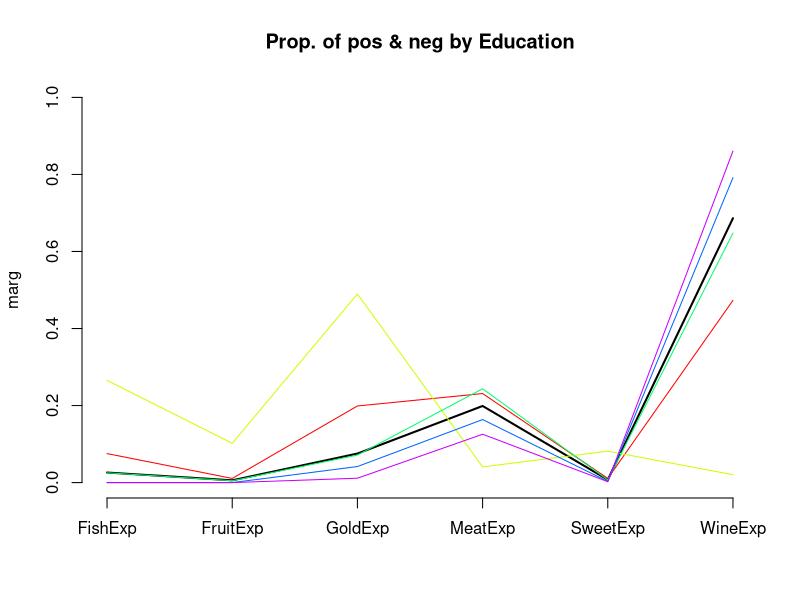
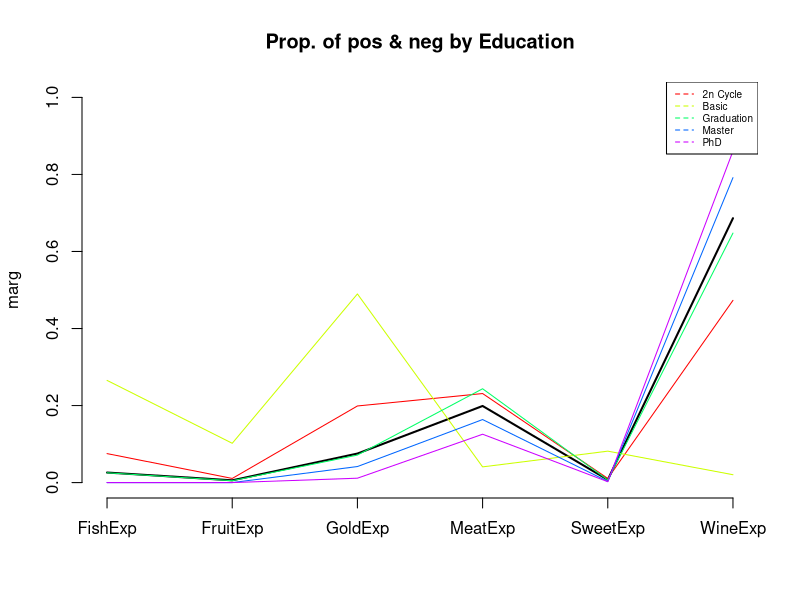
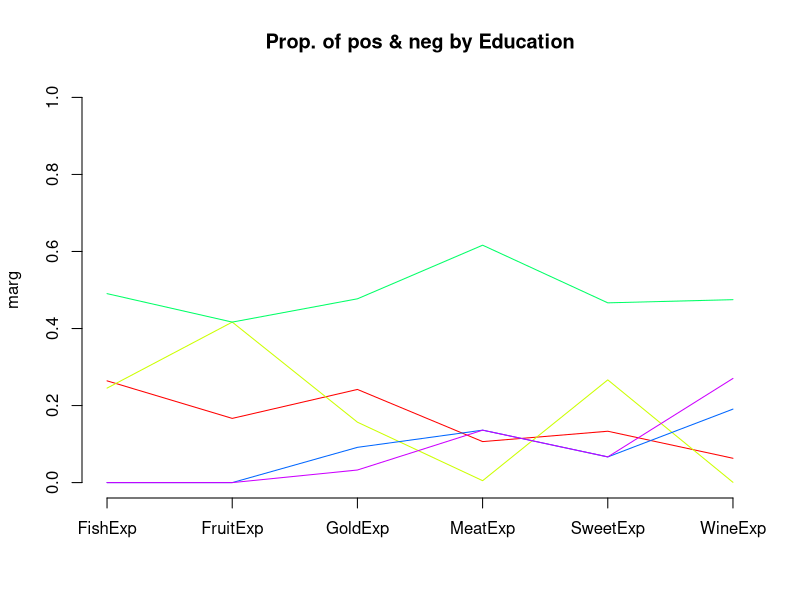
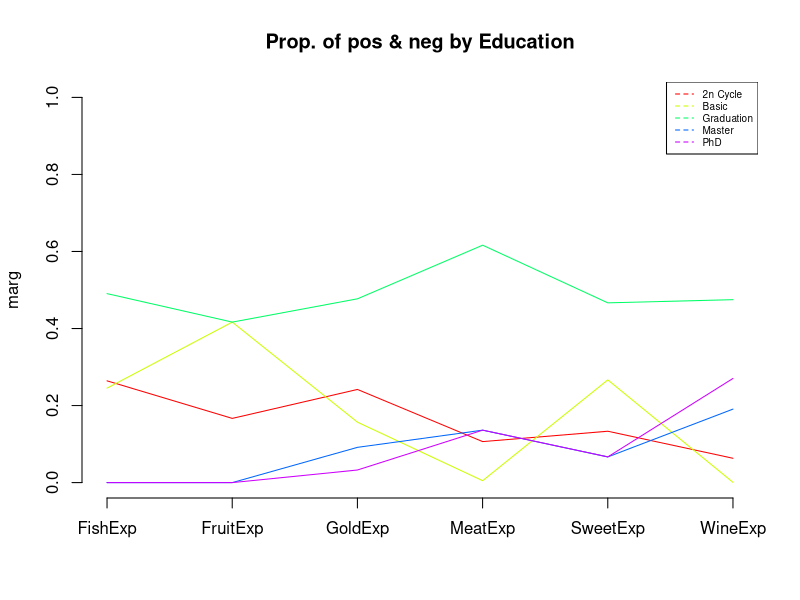
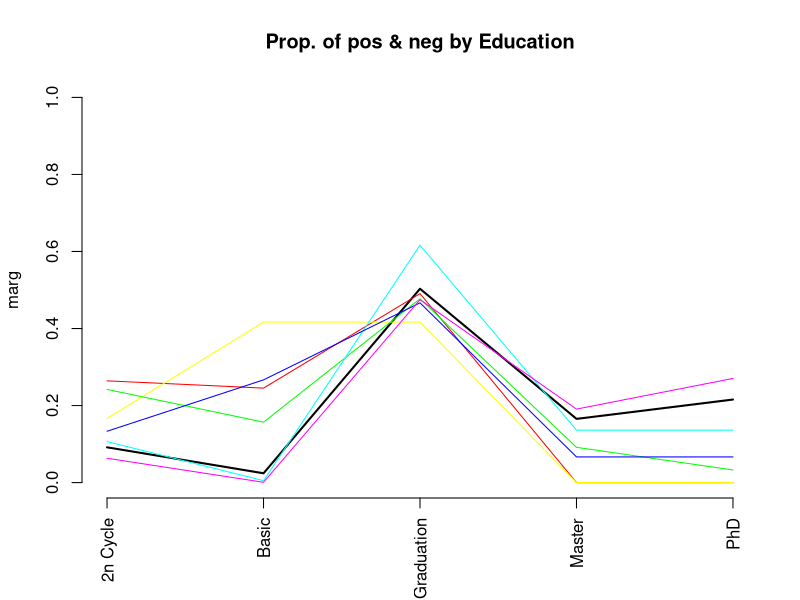
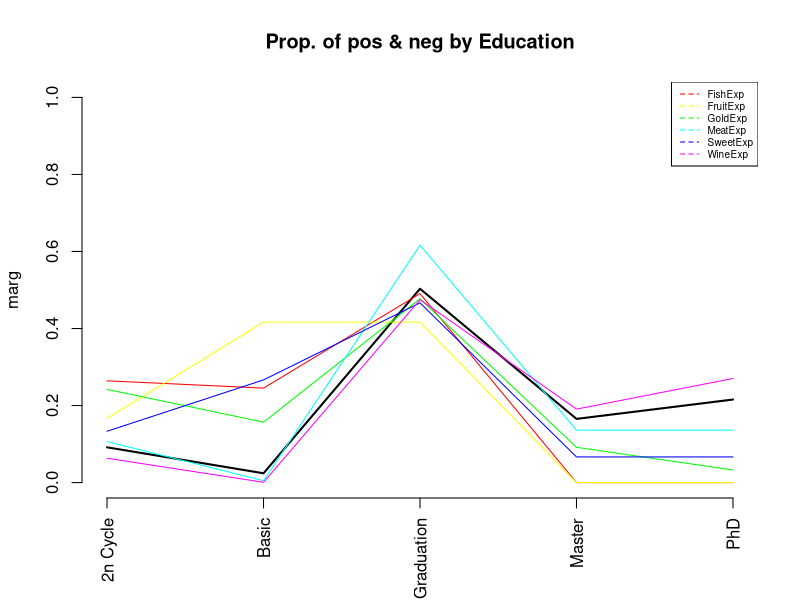
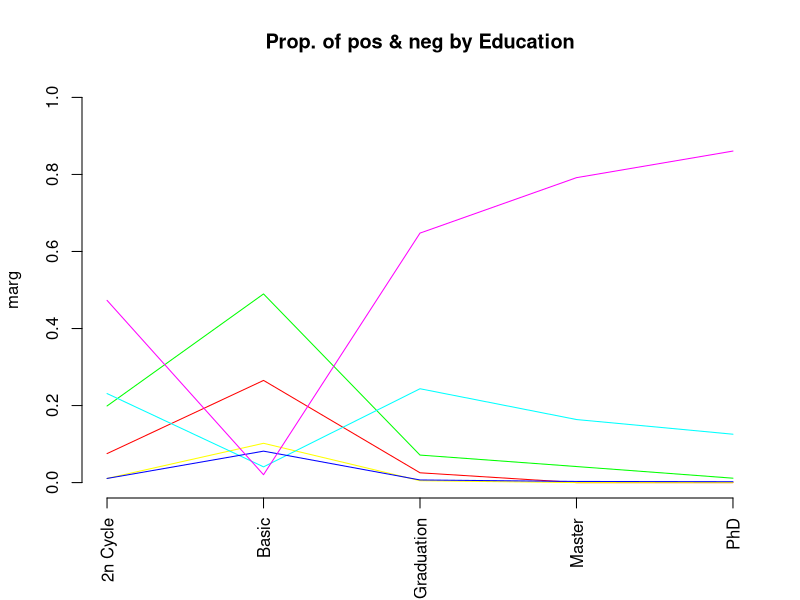
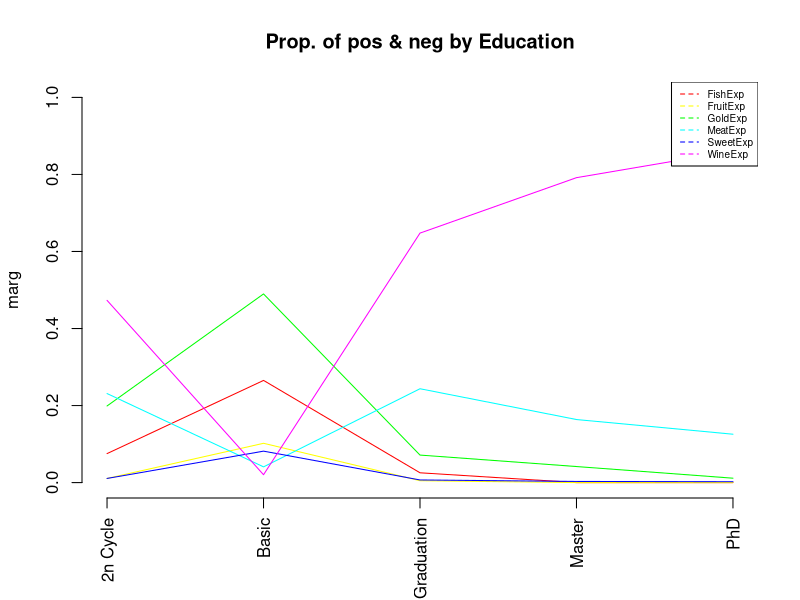

These charts were generated, in order, by the following R code:
#  READING CREDSCO_BIN
# load("d:/karina/docencia/DataMiningEI/Practiques/2CredscoProfiling/credscok_bin")

#read data only if required
setwd("C:/Users/Michel/Desktop/UPC/Q5/MD/MD-D4")
dd <- read.table("ifood_enriched.csv",header=T, sep=",", dec='.');

names(dd)

attach(dd)

#Dictamen    <- as.factor(Dictamen)
#levels(Dictamen) <- c(NA, "positiu","negatiu")


#Calcula els valor test de la variable Xnum per totes les modalitats del factor P
ValorTestXnum <- function(Xnum,P){
  #freq dis of fac
  nk <- as.vector(table(P)); 
  n <- sum(nk); 
  #mitjanes x grups
  xk <- tapply(Xnum,P,mean);
  #valors test
  txk <- (xk-mean(Xnum))/(sd(Xnum)*sqrt((n-nk)/(n*nk))); 
  #p-values
  pxk <- pt(txk,n-1,lower.tail=F);
  for(c in 1:length(levels(as.factor(P)))){if (pxk[c]>0.5){pxk[c]<-1-pxk[c]}}
  return (pxk)
}




ValorTestXquali <- function(P,Xquali){
  taula <- table(P,Xquali);
  n <- sum(taula); 
  pk <- apply(taula,1,sum)/n;
  pj <- apply(taula,2,sum)/n;
  pf <- taula/(n*pk);
  pjm <- matrix(data=pj,nrow=dim(pf)[1],ncol=dim(pf)[2], byrow=TRUE);      
  dpf <- pf - pjm; 
  dvt <- sqrt(((1-pk)/(n*pk))%*%t(pj*(1-pj))); 
  #i hi ha divisions iguals a 0 dona NA i no funciona
  zkj <- dpf
  zkj[dpf!=0]<-dpf[dpf!=0]/dvt[dpf!=0]; 
  pzkj <- pnorm(zkj,lower.tail=F);
  for(c in 1:length(levels(as.factor(P)))){for (s in 1:length(levels(Xquali))){if (pzkj[c,s]> 0.5){pzkj[c,s]<-1- pzkj[c,s]}}}
  return (list(rowpf=pf,vtest=zkj,pval=pzkj))
}


#source("file")
#dades contain the dataset
dades<-dd
#dades<-dd[filtro,]
#dades<-df
K<-dim(dades)[2]
par(ask=TRUE)


#P must contain the class variable
P<-dd$PreferredProductCategory
#P<-c2
#P<-dd[,18]
nameP<-"PreferredProductCategory"
#P<-df[,33]

nc<-length(levels(factor(P)))
nc
pvalk <- matrix(data=0,nrow=nc,ncol=K, dimnames=list(levels(P),names(dades)))
nameP<-"Class"
n<-dim(dades)[1]

for(k in 1:K){
  if (is.numeric(dades[,k])){ 
    print(paste("Anàlisi per classes de la Variable:", names(dades)[k]))
    
    boxplot(dades[,k]~P, main=paste("Boxplot of", names(dades)[k], "vs", nameP ), horizontal=TRUE)
    
    barplot(tapply(dades[[k]], P, mean),main=paste("Means of", names(dades)[k], "by", nameP ))
    abline(h=mean(dades[[k]]))
    legend(0,mean(dades[[k]]),"global mean",bty="n")
    print("Estadístics per groups:")
    for(s in levels(as.factor(P))) {print(summary(dades[P==s,k]))}
    o<-oneway.test(dades[,k]~P)
    print(paste("p-valueANOVA:", o$p.value))
    kw<-kruskal.test(dades[,k]~P)
    print(paste("p-value Kruskal-Wallis:", kw$p.value))
    pvalk[,k]<-ValorTestXnum(dades[,k], P)
    print("p-values ValorsTest: ")
    print(pvalk[,k])      
  }else{
    if(class(dd[,k])=="Date"){
      print(summary(dd[,k]))
      print(sd(dd[,k]))
      #decide breaks: weeks, months, quarters...
      hist(dd[,k],breaks="weeks")
    }else{
      #qualitatives
      print(paste("Variable", names(dades)[k]))
      table<-table(P,dades[,k])
      #   print("Cross-table")
      #   print(table)
      rowperc<-prop.table(table,1)
      
      colperc<-prop.table(table,2)
      #  print("Distribucions condicionades a files")
      # print(rowperc)
      
      #ojo porque si la variable es true o false la identifica amb el tipus Logical i
      #aquest no te levels, por tanto, coertion preventiva
      
      dades[,k]<-as.factor(dades[,k])
      
      
      marg <- table(as.factor(P))/n
      print(append("Categories=",levels(as.factor(dades[,k]))))
      
      #from next plots, select one of them according to your practical case
      plot(marg,type="l",ylim=c(0,1),main=paste("Prop. of pos & neg by",names(dades)[k]))
      paleta<-rainbow(length(levels(dades[,k])))
      for(c in 1:length(levels(dades[,k]))){lines(colperc[,c],col=paleta[c]) }
      
      #with legend
      plot(marg,type="l",ylim=c(0,1),main=paste("Prop. of pos & neg by",names(dades)[k]))
      paleta<-rainbow(length(levels(dades[,k])))
      for(c in 1:length(levels(dades[,k]))){lines(colperc[,c],col=paleta[c]) }
      legend("topright", levels(dades[,k]), col=paleta, lty=2, cex=0.6)
      
      #condicionades a classes
      print(append("Categories=",levels(dades[,k])))
      plot(marg,type="n",ylim=c(0,1),main=paste("Prop. of pos & neg by",names(dades)[k]))
      paleta<-rainbow(length(levels(dades[,k])))
      for(c in 1:length(levels(dades[,k]))){lines(rowperc[,c],col=paleta[c]) }
      
      #with legend
      plot(marg,type="n",ylim=c(0,1),main=paste("Prop. of pos & neg by",names(dades)[k]))
      paleta<-rainbow(length(levels(dades[,k])))
      for(c in 1:length(levels(dades[,k]))){lines(rowperc[,c],col=paleta[c]) }
      legend("topright", levels(dades[,k]), col=paleta, lty=2, cex=0.6)
      
      #amb variable en eix d'abcisses
      marg <-table(dades[,k])/n
      print(append("Categories=",levels(dades[,k])))
      plot(marg,type="l",ylim=c(0,1),main=paste("Prop. of pos & neg by",names(dades)[k]), las=3)
      #x<-plot(marg,type="l",ylim=c(0,1),main=paste("Prop. of pos & neg by",names(dades)[k]), xaxt="n")
      #text(x=x+.25, y=-1, adj=1, levels(CountryName), xpd=TRUE, srt=25, cex=0.7)
      paleta<-rainbow(length(levels(as.factor(P))))
      for(c in 1:length(levels(as.factor(P)))){lines(rowperc[c,],col=paleta[c]) }
      
      #with legend
      plot(marg,type="l",ylim=c(0,1),main=paste("Prop. of pos & neg by",names(dades)[k]), las=3)
      for(c in 1:length(levels(as.factor(P)))){lines(rowperc[c,],col=paleta[c])}
      legend("topright", levels(as.factor(P)), col=paleta, lty=2, cex=0.6)
      
      #condicionades a columna 
      plot(marg,type="n",ylim=c(0,1),main=paste("Prop. of pos & neg by",names(dades)[k]), las=3)
      paleta<-rainbow(length(levels(as.factor(P))))
      for(c in 1:length(levels(as.factor(P)))){lines(colperc[c,],col=paleta[c]) }
      
      #with legend
      plot(marg,type="n",ylim=c(0,1),main=paste("Prop. of pos & neg by",names(dades)[k]), las=3)
      for(c in 1:length(levels(as.factor(P)))){lines(colperc[c,],col=paleta[c])}
      legend("topright", levels(as.factor(P)), col=paleta, lty=2, cex=0.6)
      
      table<-table(dades[,k],P)
      print("Cross Table:")
      print(table)
      print("Distribucions condicionades a columnes:")
      print(colperc)
      
      #diagrames de barres apilades                                         
      
      paleta<-rainbow(length(levels(dades[,k])))
      barplot(table(dades[,k], as.factor(P)), beside=FALSE,col=paleta )
      
      barplot(table(dades[,k], as.factor(P)), beside=FALSE,col=paleta )
      legend("topright",levels(as.factor(dades[,k])),pch=1,cex=0.5, col=paleta)
      
      #diagrames de barres adosades
      barplot(table(dades[,k], as.factor(P)), beside=TRUE,col=paleta )
      
      barplot(table(dades[,k], as.factor(P)), beside=TRUE,col=paleta)
      legend("topright",levels(as.factor(dades[,k])),pch=1,cex=0.5, col=paleta)
      
      print("Test Fisher: ")
      print(fisher.test(dades[,k], as.factor(P), simulate.p.value = TRUE, B = 2000, workspace = 2000000)) 
      
      print("valorsTest:")
      print( ValorTestXquali(P,dades[,k]))
      #calcular els pvalues de les quali
    }
  }
}#endfor

#descriptors de les classes més significatius. Afegir info qualits
for (c in 1:length(levels(as.factor(P)))) {
  if(!is.na(levels(as.factor(P))[c])){
    print(paste("P.values per class:",levels(as.factor(P))[c]));
    print(sort(pvalk[c,]), digits=3) 
  }
}

#afegir la informacio de les modalitats de les qualitatives a la llista de pvalues i fer ordenacio global

#saving the dataframe in an external file
#write.table(dd, file = "ifood_enriched.csv", sep = ",", na = "NA", dec = ".", row.names = FALSE, col.names = TRUE)


